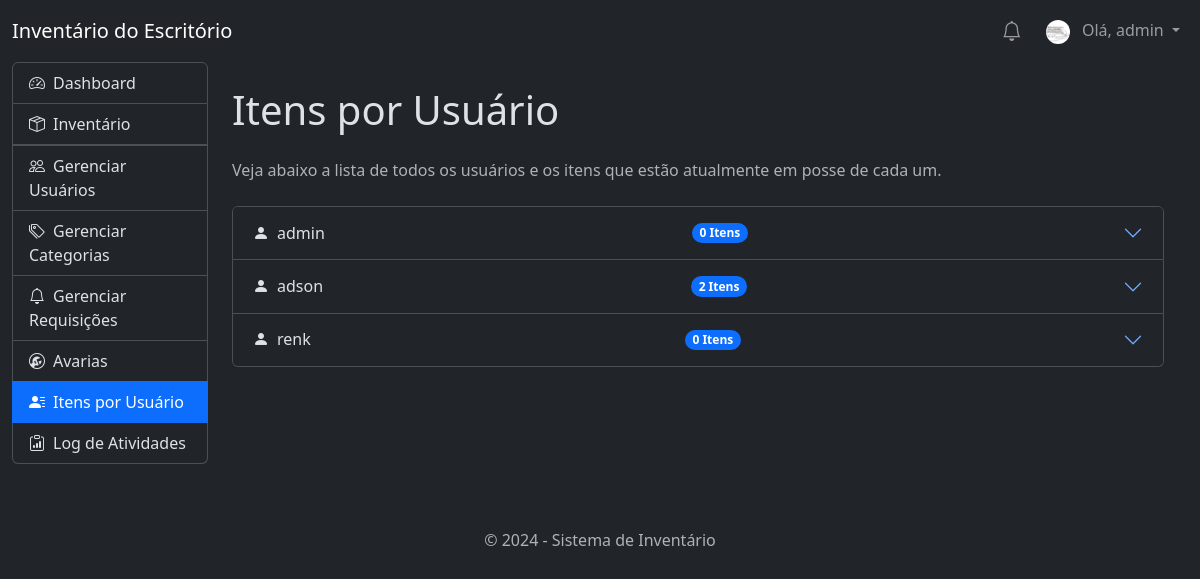
Page /user_assets (signed in) on the committed database.
### tables this page shows
CREATE TABLE users (
                id INTEGER PRIMARY KEY AUTOINCREMENT,
                username TEXT UNIQUE NOT NULL,
                password TEXT NOT NULL,
                role TEXT NOT NULL DEFAULT 'user'
            , profile_image_file TEXT);

### app.py (the view)
@app.route('/user_assets')
@admin_required
def user_assets():
    db = get_db()
    users = db.execute("SELECT id, username FROM users ORDER BY username").fetchall()
    items_in_use = db.execute("SELECT id, name, assigned_to FROM items WHERE availability_status = 'Em uso'").fetchall()
    assets_by_user = {user['username']: [] for user in users}
    for item in items_in_use:
        if item['assigned_to'] in assets_by_user:
            assets_by_user[item['assigned_to']].append(item)
    return render_template('user_assets.html', assets_by_user=assets_by_user)

### app.py (called while the page is built)
def get_db():
    db = getattr(g, '_database', None)
    if db is None:
        db = g._database = sqlite3.connect(app.config['DATABASE'])
        db.row_factory = sqlite3.Row
    return db

@app.teardown_appcontext
def close_connection(exception):
    db = getattr(g, '_database', None)
    if db is not None:
        db.close()

@app.context_processor
def inject_categories():
    if g.user:
        db = get_db()
        categories = db.execute('SELECT DISTINCT category FROM items WHERE category IS NOT NULL AND category != "" ORDER BY category').fetchall()
        return dict(all_categories=categories)
    return dict(all_categories=[], notifications=[])

@app.context_processor
def inject_notifications():
    if g.user:
        db = get_db()
        notifications = db.execute('SELECT * FROM notifications WHERE user_id = ? AND is_read = 0 ORDER BY created_at DESC', (g.user['id'],)).fetchall()
        return dict(notifications=notifications)
    return dict(notifications=[])

@app.before_request
def load_logged_in_user():
    user_id = session.get('user_id')
    if user_id is None:
        g.user = None
    else:
        g.user = get_db().execute(
            'SELECT * FROM users WHERE id = ?', (user_id,)
        ).fetchone()

def admin_required(view):
    @functools.wraps(view)
    def wrapped_view(**kwargs):
        if g.user is None:
            return redirect(url_for('login'))
        if g.user['role'] != 'admin':
            abort(403) # Erro 'Forbidden' (Proibido)
        return view(**kwargs)
    return wrapped_view

### templates/user_assets.html (shortened to what this page needs)
{% extends 'base.html' %}
{% block content %}
<div class="table-container">
    <h1 class="mb-4">Itens por Usuário</h1>
    <p class="text-muted mb-4">Veja abaixo a lista de todos os usuários e os itens que estão atualmente em posse de cada um.</p>
    <div class="accordion" id="userAssetsAccordion">
        {% for username, items in assets_by_user.items() %}
        <div class="accordion-item">
            <h2 class="accordion-header" id="heading-{{ loop.index }}">
                <button class="accordion-button collapsed" type="button" data-bs-toggle="collapse" data-bs-target="#collapse-{{ loop.index }}" aria-expanded="false" aria-controls="collapse-{{ loop.index }}">
                    <i class="bi bi-person-fill me-2"></i>
                    {{ username }}
                    <span class="badge bg-primary rounded-pill ms-auto me-2">{{ items|length }} Itens</span>
                </button>
            </h2>
        </div>
        {% endfor %}
    </div>
</div>
{% endblock %}

### templates/base.html (shortened to what this page needs)
<!doctype html>
<html lang="pt-br" data-bs-theme="dark">
<head>
    <link href="https://cdn.jsdelivr.net/npm/bootstrap@5.3.3/dist/css/bootstrap.min.css" rel="stylesheet">
    <link rel="stylesheet" href="https://cdn.jsdelivr.net/npm/bootstrap-icons@1.11.3/font/bootstrap-icons.min.css">
</head>
<body>
    <nav class="navbar navbar-expand-lg navbar-dark bg-dark">
        <div class="container-fluid">
            <a class="navbar-brand" href="{{ url_for('dashboard') }}">Inventário do Escritório</a>
            <div class="navbar-nav d-flex align-items-center">
                {% if g.user %}
                    <div class="nav-item dropdown me-2">
                        <a class="nav-link position-relative" href="#" id="navbarNotificationDropdown" role="button" data-bs-toggle="dropdown" aria-expanded="false">
                            <i class="bi bi-bell fs-5"></i>
                        </a>
                    </div>
                    <div class="nav-item dropdown">
                        <a class="nav-link dropdown-toggle" href="#" id="navbarUserDropdown" role="button" data-bs-toggle="dropdown" aria-expanded="false">
                            {% if g.user.profile_image_file %}
                                <img src="{{ url_for('profile_pic', filename=g.user.profile_image_file) }}" alt="Foto de Perfil" class="rounded-circle me-2" style="width: 24px; height: 24px; object-fit: cover;">
                            {% else %}
                                <i class="bi bi-person-circle me-2"></i>
                            {% endif %}
                            Olá, {{ g.user['username'] }}
                        </a>
                    </div>
                {% else %}
                    <a class="nav-link" href="{{ url_for('login') }}">Login</a>
                    <a class="nav-link" href="{{ url_for('register') }}">Registrar</a>
                {% endif %}
            </div>
        </div>
    </nav>
    <div class="container-fluid">
        <div class="row g-0">
            <aside class="col-md-3 col-lg-2">
                <div class="list-group">
                    <a href="{{ url_for('dashboard') }}" class="list-group-item list-group-item-action {% if request.endpoint == 'dashboard' %}active{% endif %}">
                        <i class="bi bi-speedometer2 me-2"></i>Dashboard
                    </a>
                    {% set inventory_active = request.endpoint in ['index', 'add', 'edit'] %}
                    <a href="#inventory-submenu" data-bs-toggle="collapse" class="list-group-item list-group-item-action {% if inventory_active %}active{% endif %}" aria-expanded="{{ 'true' if inventory_active else 'false' }}">
                        <i class="bi bi-box-seam me-2"></i>Inventário
                    </a>
                    {% if g.user['role'] == 'admin' %}
                        <a href="{{ url_for('manage_users') }}" class="list-group-item list-group-item-action {% if request.endpoint == 'manage_users' %}active{% endif %}">
                            <i class="bi bi-people me-2"></i>Gerenciar Usuários
                        </a>
                        <a href="{{ url_for('manage_categories') }}" class="list-group-item list-group-item-action {% if request.endpoint == 'manage_categories' %}active{% endif %}">
                            <i class="bi bi-tags me-2"></i>Gerenciar Categorias
                        </a>
                        <a href="{{ url_for('manage_requests') }}" class="list-group-item list-group-item-action {% if request.endpoint == 'manage_requests' %}active{% endif %}">
                            <i class="bi bi-bell me-2"></i>Gerenciar Requisições
                        </a>
                        <a href="{{ url_for('broken_items') }}" class="list-group-item list-group-item-action {% if request.endpoint == 'broken_items' %}active{% endif %}">
                            <i class="bi bi-wrench-adjustable-circle me-2"></i>Avarias
                        </a>
                        <a href="{{ url_for('user_assets') }}" class="list-group-item list-group-item-action {% if request.endpoint == 'user_assets' %}active{% endif %}">
                            <i class="bi bi-person-lines-fill me-2"></i>Itens por Usuário
                        </a>
                        <a href="{{ url_for('logs') }}" class="list-group-item list-group-item-action {% if request.endpoint == 'logs' %}active{% endif %}">
                            <i class="bi bi-clipboard-data me-2"></i>Log de Atividades
                        </a>
                    {% endif %}
                </div>
            </aside>
            <main class="col-md-9 col-lg-10 p-4">
                {% block content %}
                {% endblock %}
            </main>
        </div>
    </div>
    <div class="container-fluid">
        <footer class="text-center text-muted mt-5 py-3">
            <p class="mb-0">&copy; 2024 - Sistema de Inventário</p>
        </footer>
    </div>
</body>
</html>

### rows in the picture
users: profile_image_file (picture), user.username "admin", username "admin", items "0"
users: username "adson", items "2"
users: username "renk", items "0"
